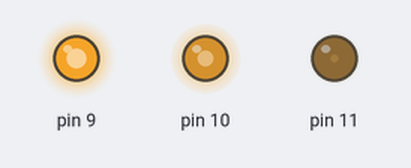
Bench run of a sketch on a simulated Arduino Uno, built with avr-gcc and run on an emulated ATmega328P. On the bench: output pins drawn as LEDs (lit = HIGH). Random numbers use the default seed unless the sketch sets one.

Above: at 0.1 s.
At 4.1 s:
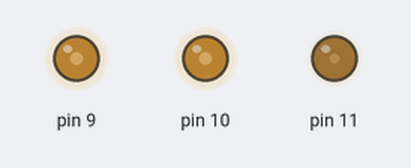
At 9.1 s:
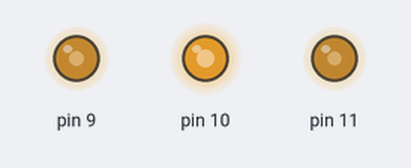
At 19.1 s:
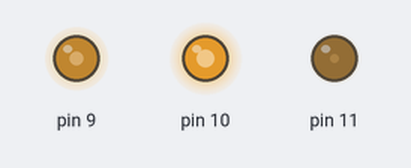
At 28.1 s:
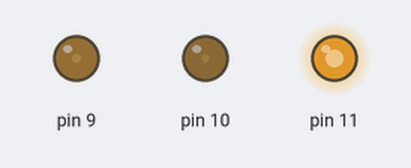
At 38.1 s:
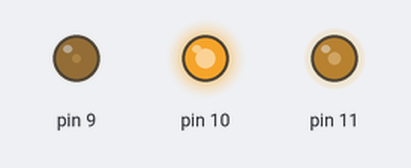
Timing chart, 0 to 40.0 s (numbered marks = the images above):
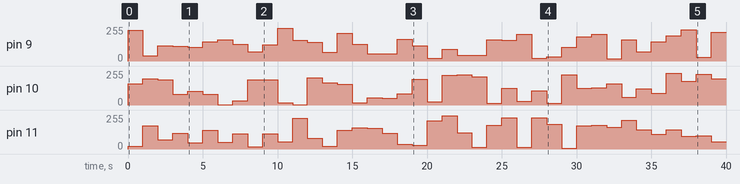

The sketch:

ledrgb.ino
```cpp
void setup()
{
  pinMode(9, OUTPUT);
  pinMode(10, OUTPUT);
  pinMode(11, OUTPUT);
}

void loop()
{
  analogWrite(9, random(0,255));   //R(vermelho)
  analogWrite(11, random(0,255));  //G(verde)
  analogWrite(10, random(0,255));  //B(azul)
  delay(1000);
}
```

Measured:
- by itself, pin 10: 0/255 → 158/255 at 0.00 s, → 197/255 1.0 s later, → 188/255 1.0 s later, → 80/255 1.0 s later, … (40 changes in this stretch)
- by itself, pin 11: 0/255 → 19/255 at 0.00 s, → 175/255 1.0 s later, → 68/255 1.0 s later, → 120/255 1.0 s later, … (40 changes in this stretch)
